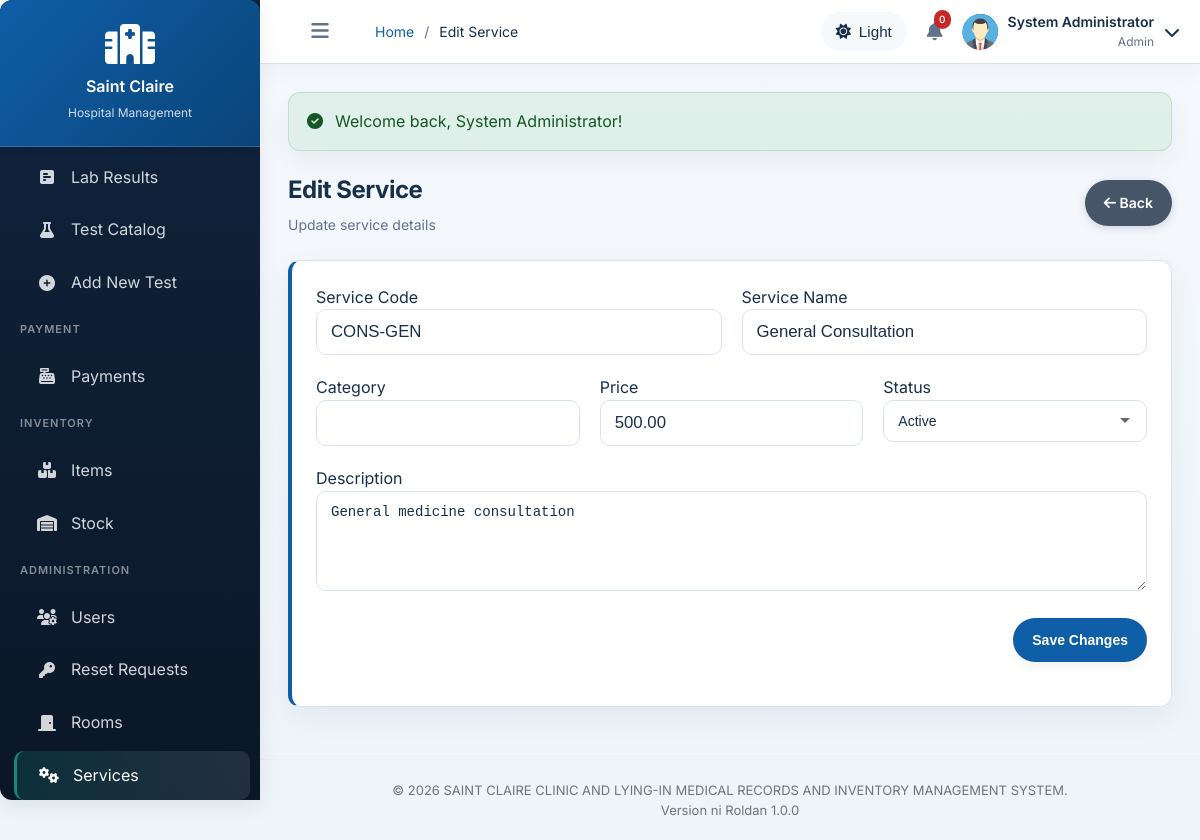
Screenshot of /modules/admin/services-edit.php?id=1 (signed in) with the database file from the repository.
### tables this page shows
CREATE TABLE services (
    id INT AUTO_INCREMENT PRIMARY KEY,
    service_code VARCHAR(20) UNIQUE NOT NULL,
    service_name VARCHAR(100) NOT NULL,
    category_id INT,
    description TEXT,
    price DECIMAL(10,2) NOT NULL,
    status ENUM('active', 'inactive') DEFAULT 'active',
    created_at TIMESTAMP DEFAULT CURRENT_TIMESTAMP,
    FOREIGN KEY (category_id) REFERENCES service_categories(id)
);

### modules/admin/services-edit.php (the view, shortened to what this page needs)
<?php
$conn = getDBConnection();
$serviceId = isset($_GET['id']) ? (int)$_GET['id'] : 0;
$res = $conn->query("SELECT * FROM services WHERE id = $serviceId");
$service = $res->fetch_assoc();
include __DIR__ . '/../../includes/header.php';
?>
<div class="page-header">
    <div>
        <h1 class="page-title">Edit Service</h1>
        <p class="page-subtitle">Update service details</p>
    </div>
    <div>
        <a href="services.php" class="btn btn-secondary"><i class="fas fa-arrow-left"></i> Back</a>
    </div>
</div>
<div class="card">
    <div class="card-body">
        <form method="post" action="services-edit.php?id=<?php echo $serviceId; ?>">
            <div class="form-row">
                <div class="form-group col-md-4">
                    <label>Service Code</label>
                    <input type="text" name="service_code" class="form-control" value="<?php echo htmlspecialchars($service['service_code'] ?? ''); ?>" required>
                </div>
                <div class="form-group col-md-8">
                    <label>Service Name</label>
                    <input type="text" name="service_name" class="form-control" value="<?php echo htmlspecialchars($service['service_name'] ?? ''); ?>" required>
                </div>
            </div>
            <div class="form-row">
                <div class="form-group col-md-4">
                    <label>Category</label>
                    <input type="text" name="category" class="form-control" value="<?php echo htmlspecialchars($service['category'] ?? ''); ?>">
                </div>
                <div class="form-group col-md-4">
                    <label>Price</label>
                    <input type="number" step="0.01" name="price" class="form-control" value="<?php echo htmlspecialchars($service['price'] ?? '0.00'); ?>">
                </div>
                <div class="form-group col-md-4">
                    <label>Status</label>
                    <select name="status" class="form-control">
                        <option value="active" <?php echo ($service['status'] ?? '')=='active' ? 'selected' : ''; ?>>Active</option>
                    </select>
                </div>
            </div>
            <div class="form-group">
                <label>Description</label>
                <textarea name="description" class="form-control"><?php echo htmlspecialchars($service['description'] ?? ''); ?></textarea>
            </div>
            <div class="form-group text-right">
                <button type="submit" class="btn btn-primary">Save Changes</button>
            </div>
        </form>
    </div>
</div>
<?php include __DIR__ . '/../../includes/footer.php'; ?>

### assets/css/style.css (style rules this page uses)
:root { --primary-color: #0f5ea8; --primary-dark: #0a4478; --primary-light: #eaf4ff; --accent-color: #15897b; --accent-soft: #e8f7f4; --secondary-color: #5f738d; --success-color: #1d7a45; --info-color: #0f766e; --warning-color: #b76a00; --danger-color: #c62828; --light-color: #f5f8fc; --dark-color: #12233b; --surface-color: #ffffff; --surface-muted: #f6f9fc; --border-color: #d8e2ee; --text-color: #16304a; --text-muted: #5f738d; --sidebar-width: 260px; --sidebar-collapsed: 76px; --header-height: 70px; --border-radius: 12px; --box-shadow: 0 10px 30px rgba(15, 23, 42, 0.06); --box-shadow-lg: 0 20px 45px rgba(15, 23, 42, 0.12); --elevated-shadow: 0 25px 80px rgba(0, 0, 0, 0.4); --bg-blur: 6px; --bg-dim: 0.32; --transition: 180ms ease; }
* { margin: 0; padding: 0; box-sizing: border-box; }
body { font-family: 'Inter', 'Segoe UI', Tahoma, Geneva, Verdana, sans-serif; background: linear-gradient(180deg, rgba(246, 249, 253, 1) 0%, rgba(237, 244, 250, 1) 100%); color: var(--text-color); line-height: 1.55; font-size: 15px; transition: background 180ms ease, color 180ms ease; }
.page-enter .content, .page-enter .stats-card, .page-enter .chart-card, .page-enter .card { opacity: 0; transform: translateY(24px) scale(0.985); }
.page-enter-ready .stats-card, .page-enter-ready .chart-card, .page-enter-ready .card { opacity: 1; transform: translateY(0) scale(1); transition: opacity 900ms cubic-bezier(0.16, 1, 0.3, 1) 430ms, transform 900ms cubic-bezier(0.16, 1, 0.3, 1) 430ms; }
.page-enter-ready .card:nth-child(3n) { transition-delay: 520ms; }
a { color: inherit; }
.form-group { margin-bottom: 20px; }
.form-control { width: 100%; padding: 12px 14px; border: 1px solid var(--border-color); border-radius: 10px; font-size: 14px; background-color: #fff; color: var(--text-color); transition: border-color var(--transition), box-shadow var(--transition); }
.btn { --btn-bg: #e5eaf2; --btn-color: var(--dark-color); --btn-hover: #dfe6f0; display: inline-block; padding: 11px 18px; font-size: 14px; font-weight: 600; text-align: center; text-decoration: none; border: 1px solid transparent; border-radius: 999px; cursor: pointer; transition: background-color var(--transition), transform var(--transition), box-shadow var(--transition), border-color var(--transition); background-color: var(--btn-bg); color: var(--btn-color); box-shadow: 0 4px 12px rgba(15, 23, 42, 0.06); }
.btn-primary { --btn-bg: var(--primary-color); --btn-hover: var(--primary-dark); --btn-color: #fff; }
.btn-secondary { --btn-bg: #475569; --btn-hover: #334155; --btn-color: #fff; box-shadow: 0 2px 8px rgba(71, 85, 105, 0.22); }
:root { --sidebar-header-height: 120px; --sidebar-header-height-collapsed: 80px; }
.page-header { display: flex; justify-content: space-between; align-items: center; margin-bottom: 24px; }
.page-title { font-size: 28px; font-weight: 700; color: var(--text-color); letter-spacing: -0.02em; }
.page-subtitle { color: var(--text-muted); font-size: 14px; margin-top: 6px; }
.card { background: var(--surface-color); border: 1px solid var(--border-color); border-left: 4px solid var(--primary-color); border-radius: var(--border-radius); box-shadow: var(--box-shadow); margin-bottom: 24px; }
.card-body { padding: 24px; }
.form-row { display: grid; grid-template-columns: repeat(auto-fit, minmax(250px, 1fr)); gap: 20px; }
select.form-control { appearance: none; background-repeat: no-repeat; background-position: right 15px center; }
textarea.form-control { min-height: 100px; resize: vertical; }
.text-right { text-align: right; }
:root { --fs-xxs: clamp(0.75rem, 1vw, 0.85rem); --fs-xs: clamp(0.875rem, 1.2vw, 0.95rem); --fs-sm: clamp(1rem, 1.6vw, 1.05rem); --fs-base: clamp(1.05rem, 1.8vw, 1.125rem); --fs-lg: clamp(1.125rem, 2.2vw, 1.25rem); --fs-xl: clamp(1.25rem, 3vw, 1.5rem); }
html { font-size: 100%; }
body { font-size: var(--fs-base); -webkit-font-smoothing: antialiased; }
.btn, .menu-item, .toggle-sidebar { min-height: 44px; min-width: 80px; }
@media (min-width: 768px) { body { font-size: 1rem; } }
@media (min-width: 1024px) { :root { --sidebar-width: 260px; --header-height: 64px; } }
@media (min-width: 1024px) { .page-title { font-size: var(--fs-xl); } }
input[type="text"], input[type="email"], input[type="date"], input[type="number"], select, textarea { font-size: var(--fs-sm); }

### rows the page displays
services: service_code "CONS-GEN", service_name "General Consultation", price "500.00", status "Active", description "General medicine consultation"

### other values shown
$pageTitle "Edit Service"
$notificationCount "0"
$_SESSION['user_name'] "System Administrator"
getActiveRole() "Admin"
$flash['message'] "Welcome back, System Administrator!"
APP_VERSION "1.0.0"
